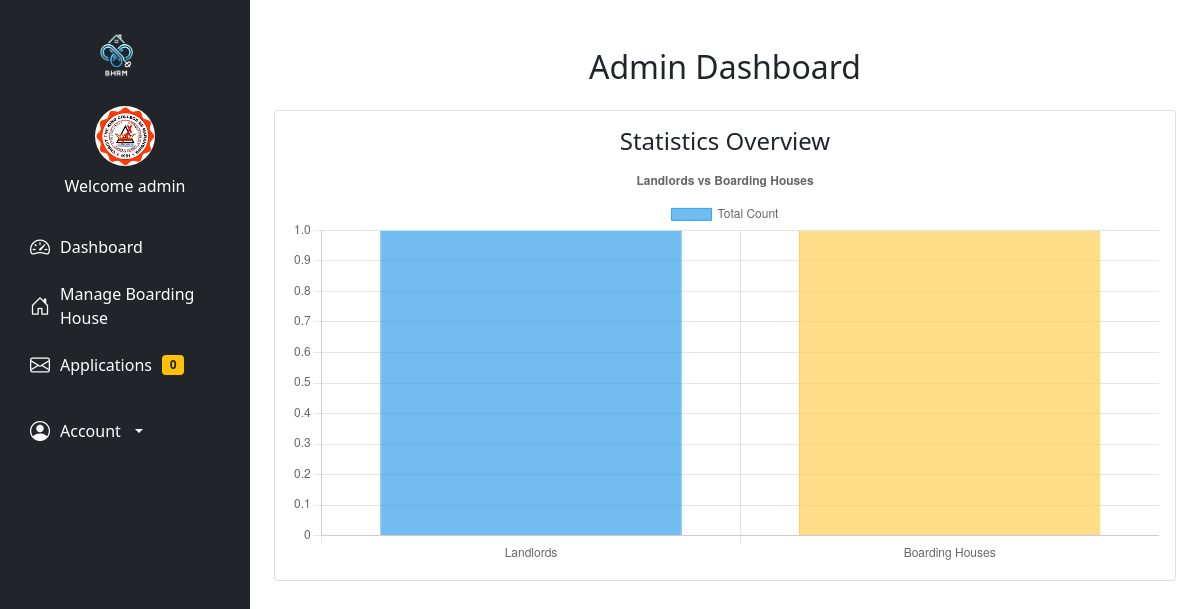
The page /dashboardadmin.php (signed in) on the database its author committed.
### tables this page shows
CREATE TABLE `users` (
  `id` int(11) NOT NULL,
  `image` varchar(255) NOT NULL,
  `fname` varchar(50) NOT NULL,
  `lname` varchar(50) NOT NULL,
  `gender` varchar(255) NOT NULL,
  `uname` varchar(50) NOT NULL,
  `pass` varchar(50) NOT NULL,
  `role` varchar(50) NOT NULL,
  `hname` varchar(255) NOT NULL
);

### navadmin.php (the view, shortened to what this page needs)
<!DOCTYPE html>
<html lang="en">
<head>
    <link href="https://cdn.jsdelivr.net/npm/bootstrap@5.0.2/dist/css/bootstrap.min.css" rel="stylesheet">
</head>
<body>
    <?php
        if(!empty($_SESSION['uname'])){
            $uname = $_SESSION['uname'];
            $query = "select * from users where uname = '$uname'";
            $result = mysqli_query($conn, $query);
            $fetch = mysqli_fetch_assoc($result);
        }
        $query = "SELECT COUNT(*) AS new_application FROM bhapplication WHERE status = 'Pending'";
        $result = mysqli_query($conn, $query);
        $row = mysqli_fetch_assoc($result);
        $newReservations = $row['new_application'];
    ?>
<!DOCTYPE html>
<html lang="en">
<head>
    <link href="https://cdn.jsdelivr.net/npm/bootstrap@5.0.2/dist/css/bootstrap.min.css" rel="stylesheet">
    <link href="https://cdn.jsdelivr.net/npm/bootstrap-icons/font/bootstrap-icons.css" rel="stylesheet">
</head>
<body>
    <nav class="sidebar bg-dark">
        <div class="navbar-brand text-center">
            <img src="/bhrm-main/images/logo.png" alt="Logo" width="60" class="mb-3 rounded-circle">
        </div>
        <ul class="nav flex-column">
            <li class="nav-item text-center mb-4">
                <img class="rounded-circle mb-2" src="/bhrm-main/<?php echo $fetch['image'] ?? 'default.png'; ?>" alt="Profile" width="60" height="60">
                <span class="d-block text-white">Welcome <?php echo $fetch['fname'] ?? 'Guest'; ?></span>
            </li>
            <li class="nav-item">
                <a class="nav-link" href="/bhrm-main/dashboardadmin.php">
                    <i class="bi bi-speedometer2"></i>
                    <span>Dashboard</span>
                </a>
            </li>
            <li class="nav-item">
                <a class="nav-link" href="/bhrm-main/index.php">
                    <i class="bi bi-house-door"></i>
                    <span>Manage Boarding House</span>
                </a>
            </li>
            <li class="nav-item">
                <a class="nav-link" href="/bhrm-main/php/bhapplications.php">
                    <i class="bi bi-envelope"></i>
                    <span>Applications</span>
                    <span class="badge bg-warning text-dark"><?php echo $newReservations; ?></span>
                </a>
            </li>
            <li class="nav-item dropdown mt-3 position-relative">
                <a class="nav-link text-white dropdown-toggle" href="#" id="userMenu" role="button">
                    <i class="bi bi-person-circle"></i>
                    <span>Account</span>
                </a>
            </li>
        </ul>
    </nav>
</body>
</html>

### navadmin.php (style rules this page uses)
body { margin-left: 250px; transition: margin-left 0.3s ease; }
.sidebar { position: fixed; top: 0; left: 0; height: 100vh; width: 250px; background-color: #343a40; padding: 20px 15px; z-index: 1000; overflow-y: auto; transition: all 0.3s ease; }
.sidebar .nav-link { color: white; display: flex; align-items: center; font-size: 16px; padding: 10px 15px; gap: 10px; border-radius: 5px; transition: all 0.3s ease; }
.sidebar .nav-link i { font-size: 20px; }

### rows shown on the page
users: image (picture), fname "admin"

### other values the page prints
$newReservations "0"
chart data {{ $total_landlords }} 1
chart data {{ $total_boardinghouses }} 1
